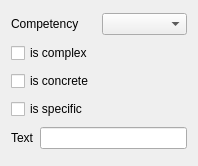
<?xml version="1.0" encoding="UTF-8"?>
<ui version="4.0">
 <class>QtConceptMapExampleDialog</class>
 <widget class="QDialog" name="QtConceptMapExampleDialog">
  <property name="geometry">
   <rect>
    <x>0</x>
    <y>0</y>
    <width>198</width>
    <height>166</height>
   </rect>
  </property>
  <property name="windowTitle">
   <string>Dialog</string>
  </property>
  <layout class="QVBoxLayout" name="verticalLayout">
   <item>
    <layout class="QHBoxLayout" name="layout_competency">
     <item>
      <widget class="QLabel" name="label_competency">
       <property name="text">
        <string>Competency</string>
       </property>
      </widget>
     </item>
     <item>
      <widget class="QComboBox" name="box_competency"/>
     </item>
    </layout>
   </item>
   <item>
    <widget class="QCheckBox" name="box_is_complex">
     <property name="text">
      <string>is complex</string>
     </property>
    </widget>
   </item>
   <item>
    <widget class="QCheckBox" name="box_is_concrete">
     <property name="text">
      <string>is concrete</string>
     </property>
    </widget>
   </item>
   <item>
    <widget class="QCheckBox" name="box_is_specific">
     <property name="text">
      <string>is specific</string>
     </property>
    </widget>
   </item>
   <item>
    <layout class="QHBoxLayout" name="layout_text">
     <item>
      <widget class="QLabel" name="label_text">
       <property name="text">
        <string>Text</string>
       </property>
      </widget>
     </item>
     <item>
      <widget class="QLineEdit" name="edit_text"/>
     </item>
    </layout>
   </item>
  </layout>
 </widget>
 <resources/>
 <connections/>
</ui>
